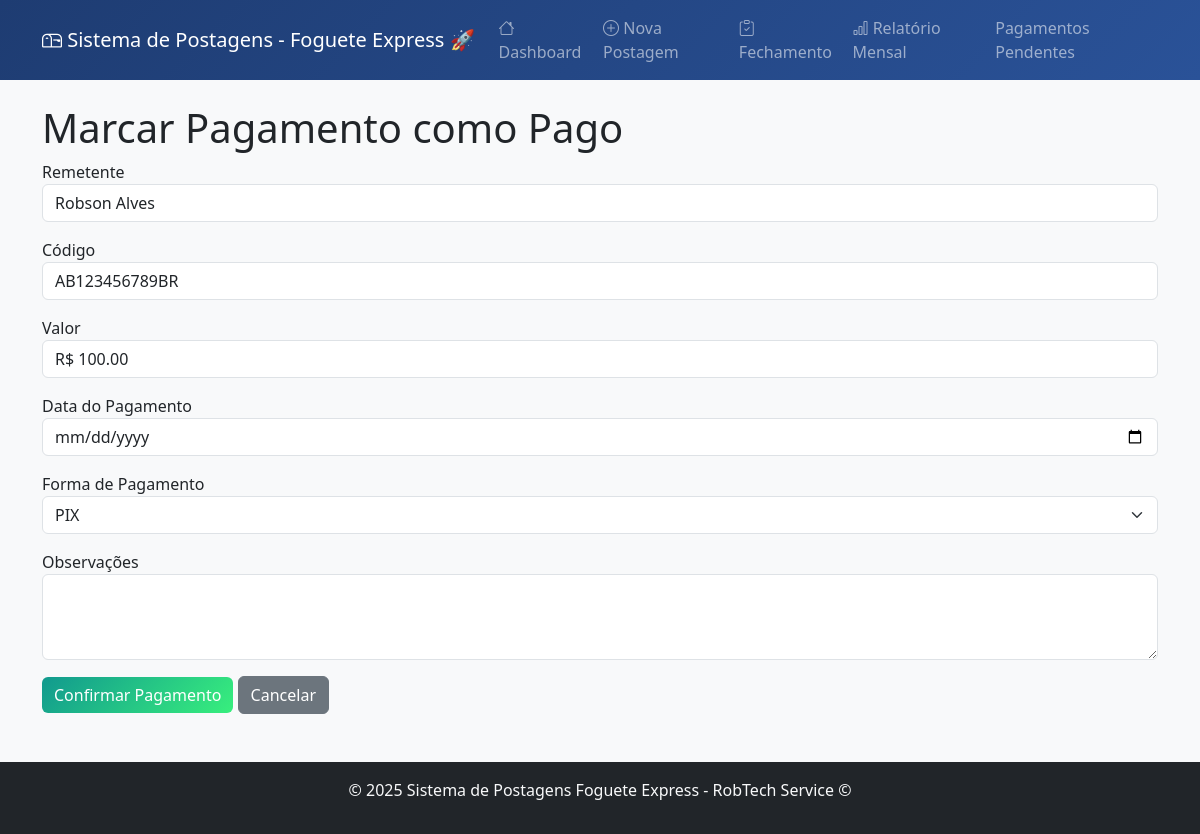
Page /marcar_pago/1 on the earlier database version.
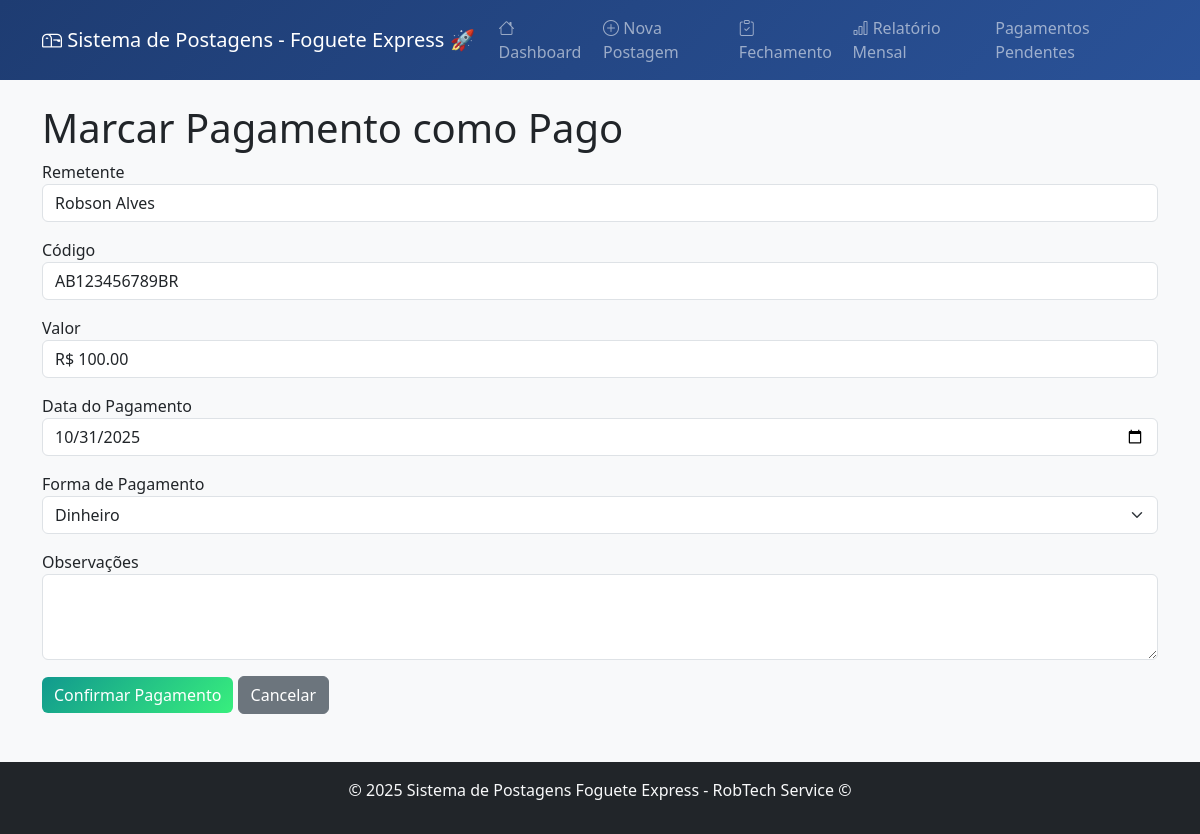
Same page on the later database version.
### tables this page shows
CREATE TABLE postagens (
                id INTEGER PRIMARY KEY AUTOINCREMENT,
                data_postagem DATE NOT NULL,
                posto INTEGER NOT NULL,
                nome_remetente TEXT NOT NULL,
                codigo_rastreio TEXT UNIQUE NOT NULL,
                valor REAL NOT NULL,
                tipo_postagem TEXT NOT NULL CHECK (tipo_postagem IN ('PAC', 'SEDEX')),
                tipo_pagamento TEXT,
                status TEXT DEFAULT 'POSTADO',
                pagamento_pago INTEGER DEFAULT 0,
                data_pagamento DATE,
                observacoes TEXT,
                data_criacao DATETIME DEFAULT CURRENT_TIMESTAMP
            );

### app.py (the view)
@app.route('/marcar_pago/<int:id>', methods=['GET', 'POST'])
def marcar_pago(id):
    if request.method == 'POST':
        data_pagamento = request.form['data_pagamento']
        tipo_pagamento = request.form['tipo_pagamento']
        observacoes = request.form.get('observacoes', '').strip()
        conn = sistema.conectar()
        cursor = conn.cursor()
        cursor.execute("""
            UPDATE postagens
            SET pagamento_pago = 1,
                data_pagamento = ?,
                tipo_pagamento = ?,
                observacoes = ?
            WHERE id = ?
        """, (data_pagamento, tipo_pagamento, observacoes, id))
        conn.commit()
        conn.close()
        flash('Pagamento marcado com sucesso!', 'success')
        return redirect(url_for('listar_pendentes'))
    else:
        conn = sistema.conectar()
        cursor = conn.cursor()
        cursor.execute("SELECT * FROM postagens WHERE id = ?", (id,))
        postagem = cursor.fetchone()
        conn.close()
        return render_template('marcar_pago.html', postagem=postagem, NOME_POSTO=NOME_POSTO)

### app.py (called while the page is built)
    def conectar(self):
        return sqlite3.connect(self.db_name)

### templates/marcar_pago.html (shortened to what this page needs)
{% extends "base.html" %}
{% block content %}
<h1>Marcar Pagamento como Pago</h1>
<form method="POST">
  <div class="mb-3">
    <label>Remetente</label>
    <input class="form-control" value="{{ postagem[3] }}" readonly>
  </div>
  <div class="mb-3">
    <label>Código</label>
    <input class="form-control" value="{{ postagem[4] }}" readonly>
  </div>
  <div class="mb-3">
    <label>Valor</label>
    <input class="form-control" value="R$ {{ '%.2f'|format(postagem[5]) }}" readonly>
  </div>
  <div class="mb-3">
    <label>Data do Pagamento</label>
    <input type="date" name="data_pagamento" class="form-control" value="{{ postagem[10] or '' }}" required>
  </div>
  <div class="mb-3">
    <label>Forma de Pagamento</label>
    <select name="tipo_pagamento" class="form-select" required>
      <option value="PIX" {% if postagem[7] == 'PIX' %}selected{% endif %}>PIX</option>
      <option value="DINHEIRO" {% if postagem[7] == 'DINHEIRO' %}selected{% endif %}>Dinheiro</option>
    </select>
  </div>
  <div class="mb-3">
    <label>Observações</label>
    <textarea name="observacoes" class="form-control" rows="3">{{ postagem[11] or '' }}</textarea>
  </div>
  <button type="submit" class="btn btn-success">Confirmar Pagamento</button>
  <a href="{{ url_for('listar_pendentes') }}" class="btn btn-secondary">Cancelar</a>
</form>
{% endblock %}

### templates/base.html (shortened to what this page needs)
<!DOCTYPE html>
<html lang="pt-BR">
<head>
    <link href="https://cdn.jsdelivr.net/npm/bootstrap@5.3.0/dist/css/bootstrap.min.css" rel="stylesheet" />
    <link href="https://cdn.jsdelivr.net/npm/bootstrap-icons@1.10.0/font/bootstrap-icons.css" rel="stylesheet" />
</head>
<body>
    <nav class="navbar navbar-expand-lg navbar-dark">
        <div class="container">
            <a class="navbar-brand" href="/">
                <i class="bi bi-mailbox"></i> Sistema de Postagens - Foguete Express 🚀
            </a>
            <div class="collapse navbar-collapse" id="navbarNav">
                <ul class="navbar-nav ms-auto">
                    <li class="nav-item">
                        <a class="nav-link" href="/"><i class="bi bi-house"></i> Dashboard</a>
                    </li>
                    <li class="nav-item">
                        <a class="nav-link" href="/nova_postagem"><i class="bi bi-plus-circle"></i> Nova Postagem</a>
                    </li>
                    <li class="nav-item">
                        <a class="nav-link" href="/fechamento"><i class="bi bi-clipboard-check"></i> Fechamento</a>
                    </li>
                    <li class="nav-item">
                        <a class="nav-link" href="{{ url_for('relatorio_mensal') }}"><i class="bi bi-bar-chart"></i> Relatório Mensal</a>
                    </li>
                    <li class="nav-item">
                        <a class="nav-link" href="{{ url_for('listar_pendentes') }}">Pagamentos Pendentes</a>
                    </li>
                </ul>
            </div>
        </div>
    </nav>
    <div class="container mt-4">
        {% block content %}{% endblock %}
    </div>
    <footer class="bg-dark text-light text-center mt-5 py-3">
        <div class="container">
            <p>&copy; 2025 Sistema de Postagens Foguete Express - RobTech Service ©</p>
        </div>
    </footer>
</body>
</html>

### templates/base.html (style rules this page uses)
body { background-color: #f8f9fa; }
.navbar { background: linear-gradient(135deg, #1e3c72, #2a5298); }
.btn-success { background: linear-gradient(135deg, #11998e, #38ef7d); border: none; }

Differences in the rows shown:
changed postagens "Robson Alves": data_pagamento (not shown) → "10/31/2025"; tipo_pagamento (not shown) → "Dinheiro"
Other differences:
form field tipo_pagamento: "PIX" → (not shown)
